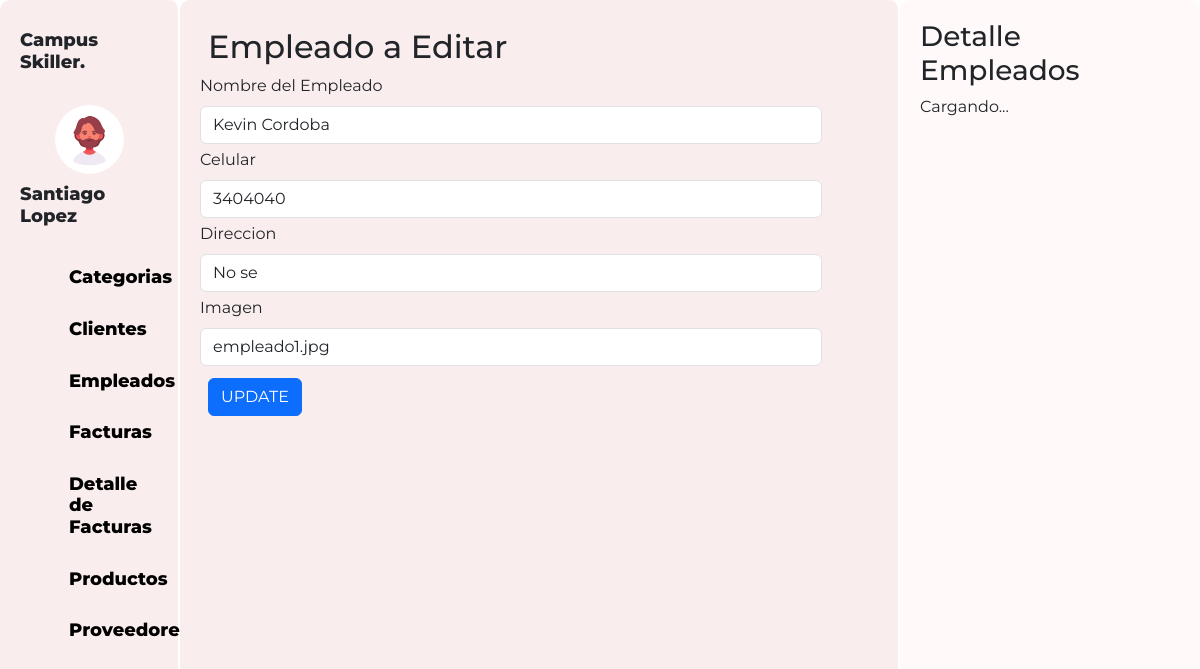
/Empleados/editarEmpleados.php?Empleados_ID=3, run on the app's committed database.
### tables this page shows
CREATE TABLE `empleados` (
  `Empleados_ID` int PRIMARY KEY AUTO_INCREMENT NOT NULL,
  `Nombre` varchar(60) NOT NULL,
  `Celular` bigint NOT NULL,
  `Direccion` varchar(60) NOT NULL,
  `Imagen` mediumblob NOT NULL
);

### Empleados/empleado.php (called while the page is built, shortened)
<?php
    class Empleado{
        private $Empleados_ID ;
        protected $dbCnx;
        public function __construct($Empleados_ID=0,$Nombre="",$Celular="",$Direccion="",$Imagen=""){
            $this->Empleados_ID = $Empleados_ID;
            $this->dbCnx = new PDO(DB_TYPE . ":host=" . DB_HOST . ";dbname=" . DB_NAME, DB_USER, DB_PWD, [PDO::ATTR_DEFAULT_FETCH_MODE => PDO::FETCH_ASSOC]);
        }
        public function setEmpleados_ID($Empleados_ID){
            $this->Empleados_ID = $Empleados_ID;
        }
        public function selectOne(){
            try {
                $stm = $this->dbCnx->prepare("SELECT * FROM empleados WHERE Empleados_ID=?");
                $stm->execute([$this->Empleados_ID]);
                return $stm->fetchAll();
            } catch (Exception $e) {
                $e -> getMessage();
            }
        }
    }
?>

### Empleados/editarEmpleados.php (the view, shortened to what this page needs)
<?php
    require_once("empleado.php");
    $data = new Empleado();
    $Empleados_ID = $_GET['Empleados_ID'];
    $data->setEmpleados_ID($Empleados_ID);
    $record = $data->selectOne();
    $val = $record[0];
    $imagenPath = "../images/";
    $imagenes = scandir($imagenPath);
?>
<!DOCTYPE html>
<html>
<head>
  <link rel="stylesheet" href="https://cdn.jsdelivr.net/npm/bootstrap-icons@1.10.5/font/bootstrap-icons.css%22%3E">
  <link href="https://cdn.jsdelivr.net/npm/bootstrap@5.3.0-alpha3/dist/css/bootstrap.min.css" rel="stylesheet"
>
  <link rel="stylesheet" type="text/css" href="../css/estudiantes.css">
</head>
<body>
  <div class="contenedor">
    <div class="parte-izquierda">
      <div class="perfil">
        <h3 style="margin-bottom: 2rem;">Campus Skiller.</h3>
        <img src="../images/Diseño sin título.png" alt="" class="imagenPerfil">
        <h3 >Santiago Lopez</h3>
      </div>
      <div class="menus">
        <a href="../Categorias/categorias.php" style="display: flex;gap:1px;">
          <h3 style="margin: 0px;font-weight: 800;">Categorias</h3>
        </a>
        <a href="../Clientes/clientes.php" style="display: flex;gap:1px;">
          <h3 style="margin: 0px;font-weight: 800;">Clientes</h3>
        </a>
        <a href="../Empleados/empleados.php" style="display: flex;gap:1px;">
          <h3 style="margin: 0px;font-weight: 800;">Empleados</h3>
        </a>
        <a href="../Facturas/facturas.php" style="display: flex;gap:1px;">
          <h3 style="margin: 0px;font-weight: 800;">Facturas</h3>
        </a>
        <a href="../Detalles/detalles.php" style="display: flex;gap:1px;">
          <h3 style="margin: 0px;font-weight: 800;">Detalle de Facturas</h3>
        </a>
        <a href="../Productos/productos.php" style="display: flex;gap:1px;">
          <h3 style="margin: 0px;font-weight: 800;">Productos</h3>
        </a>
        <a href="../Proveedores/proveedores.php" style="display: flex;gap:1px;">
          <h3 style="margin: 0px;font-weight: 800;">Proveedores</h3>
        </a>
      </div>
    </div>
<div class="parte-media">
        <h2 class="m-2">Empleado a Editar</h2>
      <div class="menuTabla contenedor2">
      <form class="col d-flex flex-wrap" action=""  method="post">
              <div class="mb-1 col-11">
                <label for="nombresEmpleado" class="form-label">Nombre del Empleado</label>
                <input
                  type="text"
                  id="nombresEmpleado"
                  name="nombresEmpleado"
                  class="form-control"
                  value="<?php echo $val["Nombre"]?>"
                />
              </div>
              <div class="mb-1 col-11">
                <label for="celularEmpleado" class="form-label">Celular</label>
                <input
                  type="number"
                  id="celularEmpleado"
                  name="celularEmpleado"
                  class="form-control"
                  value="<?php echo $val["Celular"] ?>"
                />
              </div>
              <div class="mb-1 col-11">
                <label for="direccionEmpleado" class="form-label">Direccion</label>
                <input
                  type="text"
                  id="direccionEmpleado"
                  name="direccionEmpleado"
                  class="form-control"
                  value="<?php echo $val["Direccion"] ?>"
                />
              </div>
              <div class="mb-1 col-11">
                <label for="imagenesEmpleado" class="form-label">Imagen</label>
                <select id="imagenesEmpleado" name="imagenesEmpleado" class="form-control">
                  <?php foreach ($imagenes as $imagen): ?>
                    <option value="<?php echo $imagen; ?>" <?php echo ($val['Imagen'] == $imagen) ? 'selected' : ''; ?>><?php echo $imagen; ?></option>
                  <?php endforeach; ?>
                </select>
              </div>
              <div class=" col-12 m-2">
                <input type="submit" class="btn btn-primary" value="UPDATE" name="editar"/>
              </div>
            </form>
      </div>
    </div>
<div class="parte-derecho " id="detalles">
      <h3>Detalle Empleados</h3>
      <p>Cargando...</p>
    </div>
  </div>
</body>
</html>

### css/estudiantes.css (style rules this page uses)
body { font-family: 'Montserrat', sans-serif; height: 100%; overflow: hidden; }
.contenedor { display: flex; flex-direction: row; height: 100vh; margin: 0; }
.contenedor2 { overflow: auto; height: calc(100vh - 100px); }
.parte-media { background-color: #faeded; width: 60%; padding: 20px; border-radius: 10px; border-right: 2px solid rgb(255, 255, 255); }
.parte-derecho { background-color: #fff9f9; width: 25%; padding: 20px; border-radius: 10px; }
.imagenPerfil { border-radius: 100%; width: 50%; height: 50%; }
.perfil { display: flex; justify-content: center; align-items: center; flex-direction: column; font-size:large; font-weight: 800; }
.perfil h3 { font-size:large; font-weight: 800; margin-top: 10px; }
a { text-decoration: none; font-weight: lighter; color: black; }
.menus { padding-left: 2rem; margin-top: 2rem; display: flex; flex-direction: column; justify-content: center; gap: 30px; }
.menus h3 { font-weight: lighter; font-size:large }
.parte-izquierda { background-color: #faeded; width: 15%; border-right: 2px solid rgb(255, 255, 255); padding: 20px; border-radius: 10px; }

### data on the page
empleados: nombresEmpleado "Kevin Cordoba", celularEmpleado "3404040", direccionEmpleado "No se", imagenesEmpleado "empleado1.jpg"
